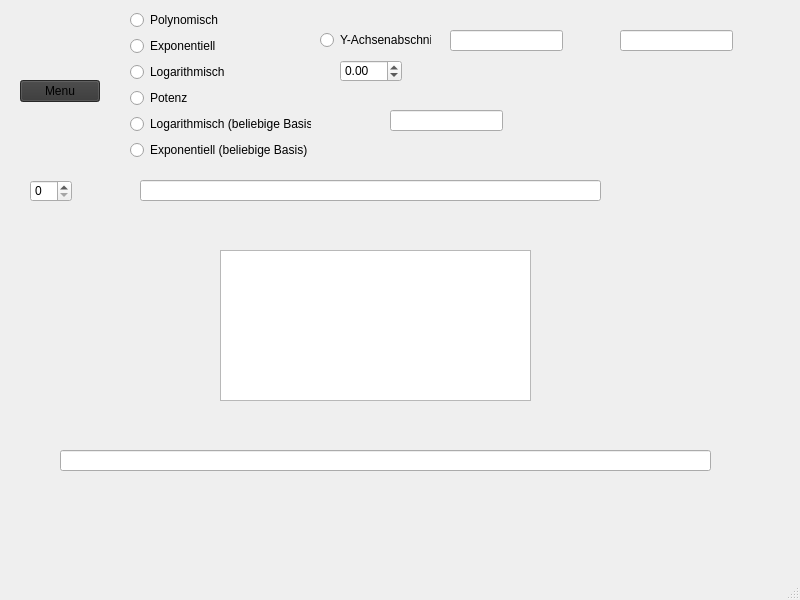
<?xml version="1.0" encoding="UTF-8"?>
<ui version="4.0">
 <class>Regression</class>
 <widget class="QMainWindow" name="Regression">
  <property name="geometry">
   <rect>
    <x>0</x>
    <y>0</y>
    <width>800</width>
    <height>600</height>
   </rect>
  </property>
  <property name="windowTitle">
   <string>MainWindow</string>
  </property>
  <widget class="QWidget" name="centralwidget">
   <widget class="QPushButton" name="ButtonMenu">
    <property name="geometry">
     <rect>
      <x>20</x>
      <y>80</y>
      <width>80</width>
      <height>22</height>
     </rect>
    </property>
    <property name="toolTip">
     <string>geht wieder zurück zur Rechnerauswahl</string>
    </property>
    <property name="styleSheet">
     <string notr="true">background:rgb(54, 54, 54)</string>
    </property>
    <property name="text">
     <string>Menu</string>
    </property>
   </widget>
   <widget class="QLineEdit" name="lineEingabe">
    <property name="geometry">
     <rect>
      <x>140</x>
      <y>180</y>
      <width>461</width>
      <height>21</height>
     </rect>
    </property>
   </widget>
   <widget class="QSpinBox" name="spinBox">
    <property name="geometry">
     <rect>
      <x>30</x>
      <y>180</y>
      <width>42</width>
      <height>22</height>
     </rect>
    </property>
   </widget>
   <widget class="QLineEdit" name="lineAusgabe">
    <property name="geometry">
     <rect>
      <x>60</x>
      <y>450</y>
      <width>651</width>
      <height>21</height>
     </rect>
    </property>
   </widget>
   <widget class="QPlainTextEdit" name="plainPunkte">
    <property name="geometry">
     <rect>
      <x>220</x>
      <y>250</y>
      <width>311</width>
      <height>151</height>
     </rect>
    </property>
   </widget>
   <widget class="QLineEdit" name="lineAnzeige">
    <property name="geometry">
     <rect>
      <x>450</x>
      <y>30</y>
      <width>113</width>
      <height>21</height>
     </rect>
    </property>
   </widget>
   <widget class="QLineEdit" name="lineBestimmheitsmass">
    <property name="geometry">
     <rect>
      <x>620</x>
      <y>30</y>
      <width>113</width>
      <height>21</height>
     </rect>
    </property>
   </widget>
   <widget class="QWidget" name="verticalLayoutWidget">
    <property name="geometry">
     <rect>
      <x>130</x>
      <y>10</y>
      <width>181</width>
      <height>154</height>
     </rect>
    </property>
    <layout class="QVBoxLayout" name="verticalLayout">
     <item>
      <widget class="QRadioButton" name="radioPolynom">
       <property name="text">
        <string>Polynomisch</string>
       </property>
      </widget>
     </item>
     <item>
      <widget class="QRadioButton" name="radioExponential">
       <property name="text">
        <string>Exponentiell</string>
       </property>
      </widget>
     </item>
     <item>
      <widget class="QRadioButton" name="radioLogarithmus">
       <property name="text">
        <string>Logarithmisch</string>
       </property>
      </widget>
     </item>
     <item>
      <widget class="QRadioButton" name="radioPotenz">
       <property name="text">
        <string>Potenz</string>
       </property>
      </widget>
     </item>
     <item>
      <widget class="QRadioButton" name="radioLn_beliebig">
       <property name="text">
        <string>Logarithmisch (beliebige Basis)</string>
       </property>
      </widget>
     </item>
     <item>
      <widget class="QRadioButton" name="radioExp_beliebig">
       <property name="text">
        <string>Exponentiell (beliebige Basis)</string>
       </property>
      </widget>
     </item>
    </layout>
   </widget>
   <widget class="QLineEdit" name="lineBasis">
    <property name="geometry">
     <rect>
      <x>390</x>
      <y>110</y>
      <width>113</width>
      <height>21</height>
     </rect>
    </property>
   </widget>
   <widget class="QRadioButton" name="radioYAchsenabschnitt">
    <property name="geometry">
     <rect>
      <x>320</x>
      <y>30</y>
      <width>111</width>
      <height>20</height>
     </rect>
    </property>
    <property name="text">
     <string>Y-Achsenabschnitt</string>
    </property>
   </widget>
   <widget class="QDoubleSpinBox" name="doubleYAchsenabschnitt">
    <property name="geometry">
     <rect>
      <x>340</x>
      <y>60</y>
      <width>62</width>
      <height>22</height>
     </rect>
    </property>
    <property name="minimum">
     <double>-10000000000000000524381184475062837195473800154429724610566137243318061834753718863820956830887857615988724636416932177829345401680187244151732297960592357271816907060120777654272.000000000000000</double>
    </property>
    <property name="maximum">
     <double>100000000000000000191567508573466873621595512726519201115280351459937932420398875596123614510818032353280.000000000000000</double>
    </property>
   </widget>
   <widget class="QCustomPlot" name="Diagramm" native="true">
    <property name="geometry">
     <rect>
      <x>50</x>
      <y>280</y>
      <width>141</width>
      <height>91</height>
     </rect>
    </property>
   </widget>
  </widget>
  <widget class="QMenuBar" name="menubar">
   <property name="geometry">
    <rect>
     <x>0</x>
     <y>0</y>
     <width>800</width>
     <height>21</height>
    </rect>
   </property>
  </widget>
  <widget class="QStatusBar" name="statusbar"/>
 </widget>
 <customwidgets>
  <customwidget>
   <class>QCustomPlot</class>
   <extends>QWidget</extends>
   <header>qcustomplot.h</header>
   <container>1</container>
  </customwidget>
 </customwidgets>
 <resources/>
 <connections/>
</ui>
